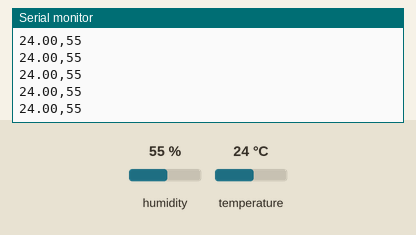
A sketch run on a simulated Arduino Uno, built with avr-gcc and run on an emulated ATmega328P. On the bench: the last lines printed to the serial monitor. The inputs (shaded band) are chosen by the test bench; at power-on: humidity 55 %, temperature 24 °C.

Above: at 2.8 s.
2.9 s: humidity set to 22 %
At 4.6 s:
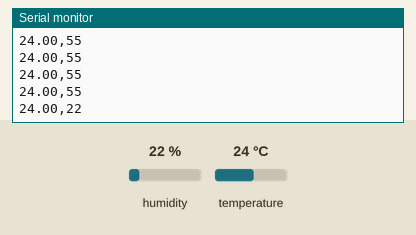
5.7 s: temperature set to 12 °C
At 6.1 s:
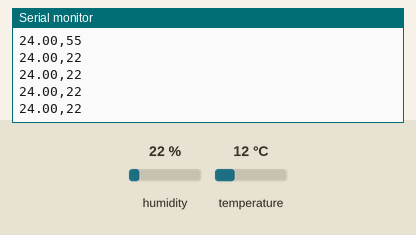
8.5 s: humidity set to 40 %
At 9.2 s:
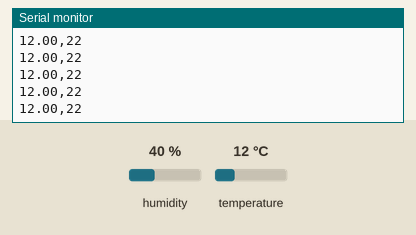
Timing chart, 0 to 11.5 s (numbered marks = the images above; inputs shaded):
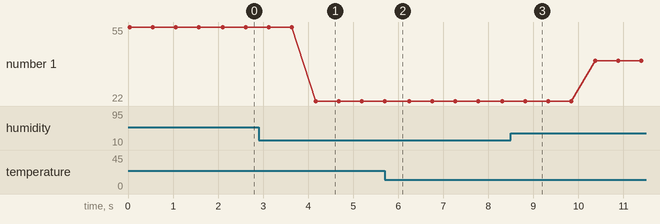

Measured:
- after the input at 2.9 s, the serial monitor: prints a new line after 1.3 s (image 1)
- plotted number 1: 55 → 22 after the input at 2.9 s, 22 → 40 after the input at 8.5 s

The sketch:

Arduino.ino
```cpp
#include <SoftwareSerial.h>
#include <Adafruit_Sensor.h>
#include <DHT.h>
#define DHTPIN 5
#define DHTTYPE DHT11

DHT dht(DHTPIN, DHTTYPE);
SoftwareSerial Zigbee(3, 2);

void setup() {
    Serial.begin(9600);
    dht.begin();
    Zigbee.begin(9600);
    Serial.println("Arduino Zigbee Receiver Ready");

}

void loop() {
    float humidity = dht.readHumidity();
    float temperature = dht.readTemperature();
    if (isnan(humidity) || isnan(temperature)) {
        Zigbee.println("Errorrrrr");
        Serial.println("Error");
    } else {
        Zigbee.println(String(temperature, 2) + "," + String(humidity, 0));
        Serial.println(String(temperature, 2) + "," + String(humidity, 0));
    }
    delay(500);
}
```
